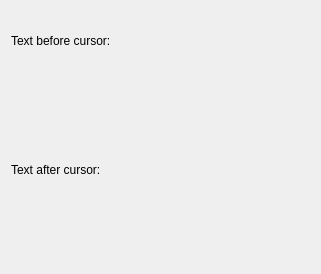
<ui version="4.0" >
 <class>SMSConfigBase</class>
 <widget class="QWidget" name="SMSConfigBase" >
  <property name="geometry" >
   <rect>
    <x>0</x>
    <y>0</y>
    <width>321</width>
    <height>274</height>
   </rect>
  </property>
  <property name="windowTitle" >
   <string>Form1</string>
  </property>
  <layout class="QVBoxLayout" >
   <property name="margin" >
    <number>11</number>
   </property>
   <property name="spacing" >
    <number>6</number>
   </property>
   <item>
    <widget class="QLabel" name="TextLabel3" >
     <property name="text" >
      <string>Text before cursor:</string>
     </property>
     <property name="alignment" >
      <set>Qt::AlignLeading|Qt::AlignLeft|Qt::AlignVCenter</set>
     </property>
     <property name="wordWrap" >
      <bool>false</bool>
     </property>
    </widget>
   </item>
   <item>
    <widget class="Q3MultiLineEdit" native="1" name="edtBefore" />
   </item>
   <item>
    <widget class="QLabel" name="TextLabel4" >
     <property name="text" >
      <string>Text after cursor:</string>
     </property>
     <property name="alignment" >
      <set>Qt::AlignLeading|Qt::AlignLeft|Qt::AlignVCenter</set>
     </property>
     <property name="wordWrap" >
      <bool>false</bool>
     </property>
    </widget>
   </item>
   <item>
    <widget class="Q3MultiLineEdit" native="1" name="edtAfter" />
   </item>
  </layout>
 </widget>
 <customwidgets>
  <customwidget>
   <class>Q3MultiLineEdit</class>
   <extends>QWidget</extends>
   <header>q3multilineedit.h</header>
   <container>1</container>
  </customwidget>
 </customwidgets>
 <resources/>
 <connections/>
</ui>
